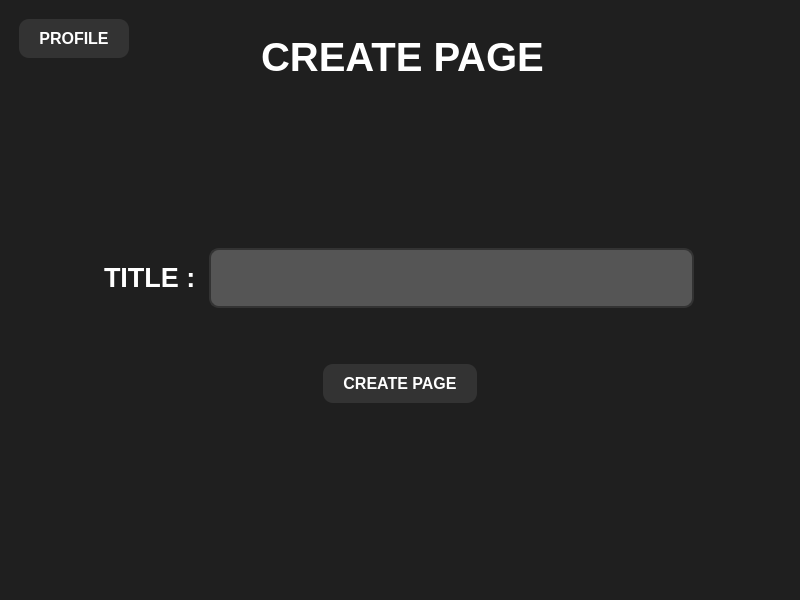
<?xml version="1.0" encoding="UTF-8"?>
<ui version="4.0">
 <class>CreatePage</class>
 <widget class="QMainWindow" name="CreatePage">
  <property name="geometry">
   <rect>
    <x>0</x>
    <y>0</y>
    <width>800</width>
    <height>600</height>
   </rect>
  </property>
  <property name="windowTitle">
   <string>MainWindow</string>
  </property>
  <property name="styleSheet">
   <string notr="true">background-color: rgb(31, 31, 31);
</string>
  </property>
  <widget class="QWidget" name="centralwidget">
   <layout class="QVBoxLayout" name="verticalLayout" stretch="2,10">
    <item>
     <layout class="QVBoxLayout" name="verticalLayout_4">
      <item>
       <layout class="QHBoxLayout" name="horizontalLayout" stretch="2,4,2">
        <item>
         <layout class="QHBoxLayout" name="horizontalLayout_3">
          <item alignment="Qt::AlignLeft|Qt::AlignTop">
           <widget class="QPushButton" name="pushButton_profile">
            <property name="styleSheet">
             <string notr="true">QPushButton {
    border: none;
    border-radius: 10px;
    background-color: #333333;
    color: white;
    padding: 10px 20px;
	margin-top:10px;
	margin-left:10px;
    font-size: 16px;
    font-weight: bold;
    text-transform: uppercase;
    outline: none;
}

QPushButton:hover {
    background-color: #555555;
}</string>
            </property>
            <property name="text">
             <string>PROFILE</string>
            </property>
           </widget>
          </item>
         </layout>
        </item>
        <item>
         <layout class="QHBoxLayout" name="horizontalLayout_4">
          <item alignment="Qt::AlignHCenter|Qt::AlignVCenter">
           <widget class="QLabel" name="label">
            <property name="font">
             <font>
              <pointsize>30</pointsize>
              <bold>true</bold>
             </font>
            </property>
            <property name="styleSheet">
             <string notr="true">color: rgb(255, 255, 255);</string>
            </property>
            <property name="text">
             <string>CREATE PAGE</string>
            </property>
           </widget>
          </item>
         </layout>
        </item>
        <item>
         <layout class="QHBoxLayout" name="horizontalLayout_2">
          <item>
           <spacer name="horizontalSpacer_4">
            <property name="orientation">
             <enum>Qt::Horizontal</enum>
            </property>
            <property name="sizeHint" stdset="0">
             <size>
              <width>40</width>
              <height>20</height>
             </size>
            </property>
           </spacer>
          </item>
         </layout>
        </item>
       </layout>
      </item>
     </layout>
    </item>
    <item>
     <layout class="QVBoxLayout" name="verticalLayout_2" stretch="2,3,2">
      <item>
       <layout class="QVBoxLayout" name="verticalLayout_6">
        <item>
         <spacer name="verticalSpacer">
          <property name="orientation">
           <enum>Qt::Vertical</enum>
          </property>
          <property name="sizeHint" stdset="0">
           <size>
            <width>20</width>
            <height>40</height>
           </size>
          </property>
         </spacer>
        </item>
       </layout>
      </item>
      <item>
       <layout class="QVBoxLayout" name="verticalLayout_5">
        <item>
         <layout class="QVBoxLayout" name="verticalLayout_8">
          <item>
           <layout class="QHBoxLayout" name="horizontalLayout_5" stretch="2,5,1">
            <item>
             <layout class="QHBoxLayout" name="horizontalLayout_9">
              <item alignment="Qt::AlignRight|Qt::AlignVCenter">
               <widget class="QLabel" name="label_2">
                <property name="font">
                 <font>
                  <pointsize>20</pointsize>
                  <bold>true</bold>
                 </font>
                </property>
                <property name="styleSheet">
                 <string notr="true">color: rgb(255, 255, 255);</string>
                </property>
                <property name="text">
                 <string>TITLE : </string>
                </property>
               </widget>
              </item>
             </layout>
            </item>
            <item>
             <layout class="QHBoxLayout" name="horizontalLayout_10">
              <item>
               <widget class="QLineEdit" name="lineEdit">
                <property name="styleSheet">
                 <string notr="true">QLineEdit {
    border: 2px solid #333333; 
    border-radius: 10px;
    padding: 8px 12px;
    font-size: 16px;
    color: #FFFFFF; 
    background-color: #555555; 
    height: 40px; 
}

QLineEdit:focus {
    border-color: #4CAF50; 
    background-color: #666666; 
}

QLineEdit::placeholder {
    color: #AAAAAA; 
}</string>
                </property>
               </widget>
              </item>
             </layout>
            </item>
            <item>
             <layout class="QHBoxLayout" name="horizontalLayout_7">
              <item>
               <spacer name="horizontalSpacer_3">
                <property name="orientation">
                 <enum>Qt::Horizontal</enum>
                </property>
                <property name="sizeHint" stdset="0">
                 <size>
                  <width>40</width>
                  <height>20</height>
                 </size>
                </property>
               </spacer>
              </item>
             </layout>
            </item>
           </layout>
          </item>
         </layout>
        </item>
        <item>
         <layout class="QVBoxLayout" name="verticalLayout_7">
          <item>
           <layout class="QHBoxLayout" name="horizontalLayout_6" stretch="3,3,3">
            <item>
             <layout class="QHBoxLayout" name="horizontalLayout_11">
              <item>
               <spacer name="horizontalSpacer">
                <property name="orientation">
                 <enum>Qt::Horizontal</enum>
                </property>
                <property name="sizeHint" stdset="0">
                 <size>
                  <width>40</width>
                  <height>20</height>
                 </size>
                </property>
               </spacer>
              </item>
             </layout>
            </item>
            <item>
             <layout class="QHBoxLayout" name="horizontalLayout_12">
              <item alignment="Qt::AlignHCenter|Qt::AlignVCenter">
               <widget class="QPushButton" name="pushButton">
                <property name="styleSheet">
                 <string notr="true">QPushButton {
    border: none;
    border-radius: 10px;
    background-color: #333333;
    color: white;
    padding: 10px 20px;
    font-size: 16px;
    font-weight: bold;
    text-transform: uppercase;
    outline: none;
}

QPushButton:hover {
    background-color: #555555;
}</string>
                </property>
                <property name="text">
                 <string>CREATE PAGE</string>
                </property>
               </widget>
              </item>
             </layout>
            </item>
            <item>
             <layout class="QHBoxLayout" name="horizontalLayout_8">
              <item>
               <spacer name="horizontalSpacer_2">
                <property name="orientation">
                 <enum>Qt::Horizontal</enum>
                </property>
                <property name="sizeHint" stdset="0">
                 <size>
                  <width>40</width>
                  <height>20</height>
                 </size>
                </property>
               </spacer>
              </item>
             </layout>
            </item>
           </layout>
          </item>
         </layout>
        </item>
       </layout>
      </item>
      <item>
       <layout class="QVBoxLayout" name="verticalLayout_3">
        <item>
         <spacer name="verticalSpacer_2">
          <property name="orientation">
           <enum>Qt::Vertical</enum>
          </property>
          <property name="sizeHint" stdset="0">
           <size>
            <width>20</width>
            <height>40</height>
           </size>
          </property>
         </spacer>
        </item>
       </layout>
      </item>
     </layout>
    </item>
   </layout>
  </widget>
 </widget>
 <resources/>
 <connections/>
</ui>
